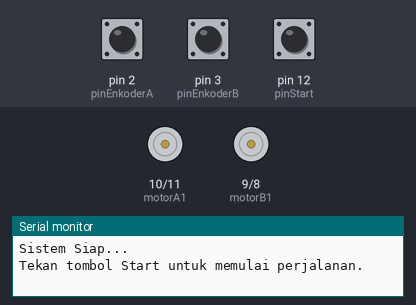
This sketch was run on a simulated Arduino Uno, built with avr-gcc and run on an emulated ATmega328P. Shown: motor-driver pin pairs drawn as motors (green arrow = first pin HIGH = forward, orange = second pin HIGH = backward, longer = more drive, scaled by the enable pin), the last lines printed to the serial monitor. The inputs (shaded band) are chosen by the test bench; at power-on: pin 12 (pinStart) HIGH, pin 2 (pinEnkoderA) HIGH, pin 3 (pinEnkoderB) HIGH.

Above: at 1.2 s.
1.3 s: pin 12 (pinStart) pulled LOW for 0.15 s
At 2.3 s:
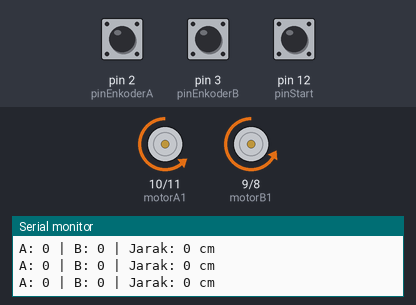
Timing chart, 0 to 4.3 s (numbered marks = the images above; inputs shaded):
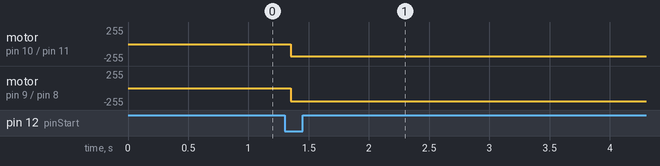

The sketch:

robo.ino
```cpp
// Definisi Pin Motor
int PWMA = 6;
int motorA1 = 10;
int motorA2 = 11;
int PWMB = 5;
int motorB1 = 9;
int motorB2 = 8;

// Definisi Pin Tombol Start
int pinStart = 12; // Pin untuk tombol start

// Encoder
int pinEnkoderA = 2;
int pinEnkoderB = 3;

// Perhitungan jarak per pulsa
// dengan rumus 3,14*6,5*100/8
const float jarakPerPulsa = 2.042;

// base perhitungan pulsa enkoder a dan b
volatile long hitungA = 0;
volatile long hitungB = 0;
volatile long jarakMobil = 0;


volatile unsigned long terakhirA = 0;
volatile unsigned long terakhirB = 0;
const int jedaDebounce = 5;

// Kontrol status
bool sudahBerhenti = false;
bool sudahMulai = false;

// Timer untuk Serial Monitor agar tidak lag
unsigned long waktuLaluSerial = 0;

void setup() {
    Serial.begin(9600);

    // Konfigurasi Tombol Start menggunakan PULLUP internal
    pinMode(pinStart, INPUT_PULLUP);

    pinMode(pinEnkoderA, INPUT_PULLUP);
    pinMode(pinEnkoderB, INPUT_PULLUP);
    pinMode(PWMA, OUTPUT);
    pinMode(PWMB, OUTPUT);
    pinMode(motorA1, OUTPUT);
    pinMode(motorA2, OUTPUT);
    pinMode(motorB1, OUTPUT);
    pinMode(motorB2, OUTPUT);

    // sensor akan menambah ketika sensor mulai membaca lubang
    attachInterrupt(digitalPinToInterrupt(pinEnkoderA), tambahHitungA, RISING);
    attachInterrupt(digitalPinToInterrupt(pinEnkoderB), tambahHitungB, RISING);

    Serial.println("Sistem Siap...");
    Serial.println("Tekan tombol Start untuk memulai perjalanan.");
}

void loop() {
    // 1. Logika untuk mengecek tombol START
    if (!sudahMulai) {
        // Tombol bernilai LOW saat ditekan karena menggunakan INPUT_PULLUP
        if (digitalRead(pinStart) == LOW) {
            delay(50); // Anti-debounce sederhana agar tidak mendeteksi 2 kali
            if (digitalRead(pinStart) == LOW) {
                sudahMulai = true; // Mengizinkan mobil berjalan

                // Reset hitungan agar jarak dihitung murni dari saat tombol ditekan
                hitungA = 0;
                hitungB = 0;
                jarakMobil = 0;

                Serial.println(">>> TOMBOL DITEKAN! MOBIL MULAI BERJALAN <<<");
            }
        }
    }

    // 2. Logika utama pergerakan mobil (hanya berjalan jika sudahMulai == true)
    if (sudahMulai) {
        jarak_mobil();
        float jarakA = hitungA * jarakPerPulsa;
        float jarakB = hitungB * jarakPerPulsa;

        if (jarakA <= 580.0) {
            maju(180, 200);
        } else {
            if (!sudahBerhenti) {
                kanan();
                stop();
                delay(480);
                stop();
                maju(180,200);
                delay(5500);
                stop();
                Serial.println(">>> TARGET 2 METER TERCAPAI! <<<");
                sudahBerhenti = true;
            }
        }

        static unsigned long waktuLalu = 0;
        if (millis() - waktuLaluSerial >= 100) {
            waktuLaluSerial = millis();

            float jarakA = hitungA * jarakPerPulsa;
            float jarakB = hitungB * jarakPerPulsa;

            Serial.print("A: "); Serial.print(hitungA);
            Serial.print(" | B: "); Serial.print(hitungB);
            Serial.print(" | Jarak: "); Serial.print(jarakMobil);
            Serial.println(" cm");
        }
    }
}

void maju(int pwma, int pwmb) {
    digitalWrite(motorA1, LOW);
    digitalWrite(motorA2, HIGH);
    analogWrite(PWMA, pwma);

    digitalWrite(motorB2, HIGH);
    digitalWrite(motorB1, LOW);
    analogWrite(PWMB, pwmb);
}

void kanan() {
    digitalWrite(motorA1, LOW);
    digitalWrite(motorA2, HIGH);
    analogWrite(PWMA, 200);

    digitalWrite(motorB1, HIGH);
    digitalWrite(motorB2, LOW);
    analogWrite(PWMB, 100);
}

void stop() {
    digitalWrite(motorA1, LOW);
    digitalWrite(motorA2, LOW);
    analogWrite(PWMA, 0);

    digitalWrite(motorB1, LOW);
    digitalWrite(motorB2, LOW);
    analogWrite(PWMB, 0);
}

void jarak_mobil(){
    noInterrupts();
    long copyA = hitungA;
    long copyB = hitungB;
    interrupts();

    long rataRataPulsa = (copyA + copyB) / 2;
    jarakMobil = rataRataPulsa * jarakPerPulsa;
}

// --- INTERRUPT SERVICE ROUTINE (ISR) DENGAN DEBOUNCE ---

void tambahHitungA() {
    // Jika waktu sekarang - waktu terakhir lebih dari 5ms, hitung sebagai pulsa sah
    if (millis() - terakhirA > jedaDebounce) {
        hitungA++;
        terakhirA = millis();
    }
}

void tambahHitungB() {
    if (millis() - terakhirB > jedaDebounce) {
        hitungB++;
        terakhirB = millis();
    }
}
```

Measured:
- after the input at 1.3 s, motor on pin 10 (motorA1) / pin 11 (motorA2): stopped → backward 180/255 after 0.05 s; motor on pin 9 (motorB1) / pin 8 (motorB2): stopped → backward 200/255 after 0.05 s
